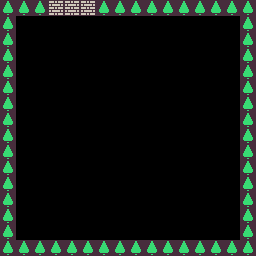

This is a level from a 2D game, rendered from its Tiled map with the project's own tilesets. A one-line summary and the complete map file follow:
An orthogonal 16x16 tile map with 16x16 px tiles, 1 tile layer (Слой тайлов 1).

<map version="1.2" tiledversion="1.3.4" orientation="orthogonal" renderorder="right-down" width="16" height="16" tilewidth="16" tileheight="16" infinite="0" nextlayerid="4" nextobjectid="2">
 <tileset firstgid="1" source="coloredt3.tsx" />
 <layer id="1" name="Слой тайлов 1" width="16" height="16">
  <properties>
   <property name="objectName" value="" />
  </properties>
  <data encoding="csv">
33,33,33,555,555,555,33,33,33,33,33,33,33,33,33,33,
33,0,0,0,0,0,0,0,0,0,0,0,0,0,0,33,
33,0,0,0,0,0,0,0,0,0,0,0,0,0,0,33,
33,0,0,0,0,0,0,0,0,0,0,0,0,0,0,33,
33,0,0,0,0,0,0,0,0,0,0,0,0,0,0,33,
33,0,0,0,0,0,0,0,0,0,0,0,0,0,0,33,
33,0,0,0,0,0,0,0,0,0,0,0,0,0,0,33,
33,0,0,0,0,0,0,0,0,0,0,0,0,0,0,33,
33,0,0,0,0,0,0,0,0,0,0,0,0,0,0,33,
33,0,0,0,0,0,0,0,0,0,0,0,0,0,0,33,
33,0,0,0,0,0,0,0,0,0,0,0,0,0,0,33,
33,0,0,0,0,0,0,0,0,0,0,0,0,0,0,33,
33,0,0,0,0,0,0,0,0,0,0,0,0,0,0,33,
33,0,0,0,0,0,0,0,0,0,0,0,0,0,0,33,
33,0,0,0,0,0,0,0,0,0,0,0,0,0,0,33,
33,33,33,33,33,33,33,33,33,33,33,33,33,33,33,33
</data>
 </layer>
</map>
